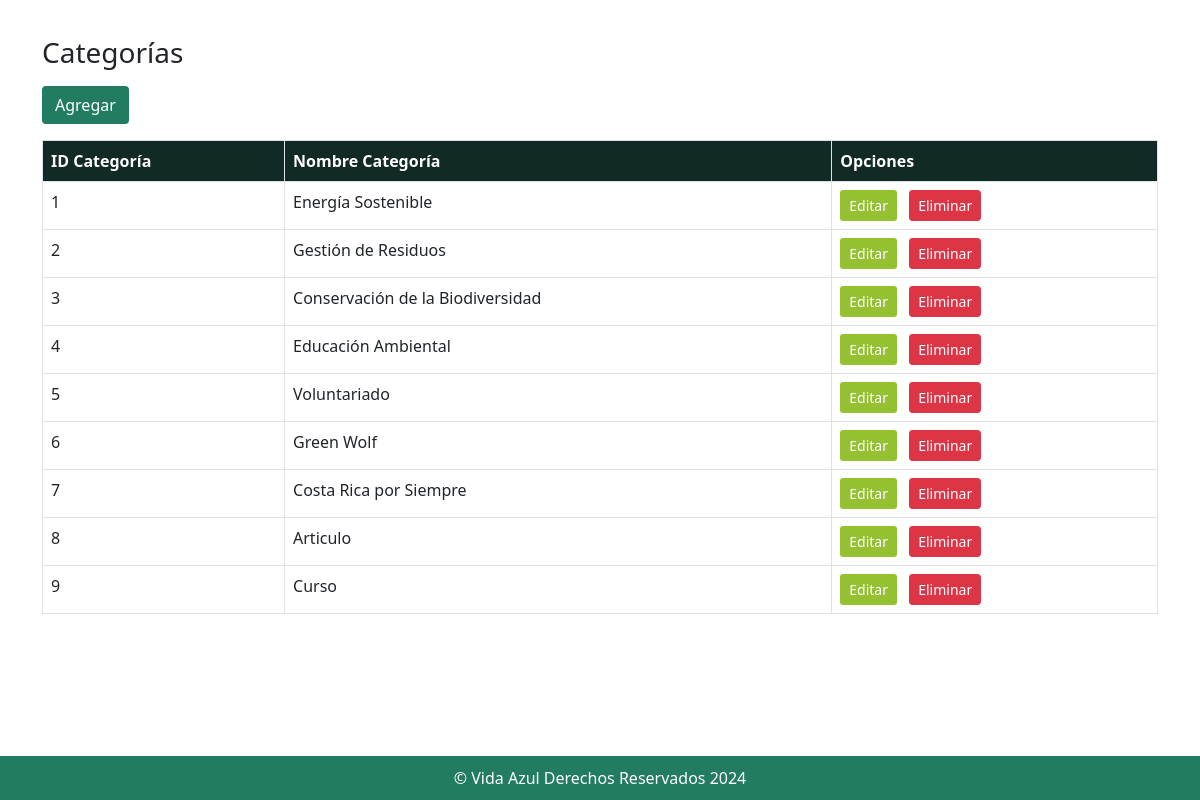
/categoria/listado.php, run on the app's committed database.
### tables this page shows
CREATE TABLE `categoria` (
  `id_categoria` int(11) NOT NULL,
  `nombre_categoria` varchar(100) NOT NULL
);

### categoria/listado.php (the view, shortened to what this page needs)
<!DOCTYPE html>
<html lang="es">
<head>
    <link href="https://cdn.jsdelivr.net/npm/bootstrap@5.0.2/dist/css/bootstrap.min.css" rel="stylesheet"
>
    <link href="https://cdn.jsdelivr.net/npm/bootstrap-icons/font/bootstrap-icons.css" rel="stylesheet">
    <link href="../styles.css" rel="stylesheet">
</head>
<body>
    <main class="flex-shrink-0">
        <div class="container">
            <h3 class="my-3" id="titulo">Categorías</h3>
            <a href="nuevo.php" class="btn" style="background-color: #217C61; color: white;">Agregar</a>
            <table class="table table-hover table-bordered my-3" aria-describedby="titulo">
                <thead style="background-color: #112A26; color: white;">
                    <tr>
                        <th scope="col">ID Categoría</th>
                        <th scope="col">Nombre Categoría</th>
                        <th scope="col">Opciones</th>
                    </tr>
                </thead>
                <tbody>
                    <?php
                    $conexion = new mysqli("localhost", "vida_azul", "vidaazul", "vida_azul");
                    $sql = "SELECT id_categoria, nombre_categoria FROM categoria";
                    $resultado = $conexion->query($sql);
                    if ($resultado->num_rows > 0) {
                        while ($fila = $resultado->fetch_assoc()) {
                            echo "<tr>
                                    <td>{$fila['id_categoria']}</td>
                                    <td>{$fila['nombre_categoria']}</td>
                                    <td>
                                        <a href='edita.php?id={$fila['id_categoria']}' class='btn btn-sm me-2'
                                            style='background-color: #94C132; color: white;'>Editar</a>
                                        <button type='button' class='btn btn-danger btn-sm' data-bs-toggle='modal'
                                            data-bs-target='#eliminaModal' data-bs-id='{$fila['id_categoria']}'>Eliminar</button>
                                    </td>
                                </tr>";
                        }
                    } else {
                        echo "<tr><td colspan='3' class='text-center'>No hay categorías disponibles.</td></tr>";
                    }
                    ?>
                </tbody>
            </table>
        </div>
    </main>
    <br>
    <footer class="footer" style="background-color:#217C61;position: fixed; bottom: 0;width: 100%;"
        class="col text-center text-white mt-auto p-1">
        <div class="container ">
            <div class="col">
                <p style="color: white;">&COPY; Vida Azul Derechos Reservados 2024</p>
            </div>
        </div>
    </footer>
</body>
</html>

### styles.css (style rules this page uses)
* { box-sizing: border-box; }
--------------------------------------Footer------------------------------------- html, body { height: 100%; margin: 0; padding: 0; }
body { display: flex; flex-direction: column; }
footer.footer { background-color: #217C61; color: white; padding: 10px 0; flex-shrink: 0; text-align: center; width: 100%; }
.container { flex: 1 0 auto; }
footer p { margin: 0; }
main { padding: 20px; }
button { background-color: #007BFF; color: white; border: none; padding: 10px 15px; cursor: pointer; border-radius: 3px; }

### data on the page
categoria: id_categoria "1", nombre_categoria "Energía Sostenible"
categoria: id_categoria "2", nombre_categoria "Gestión de Residuos"
categoria: id_categoria "3", nombre_categoria "Conservación de la Biodiversidad"
categoria: id_categoria "4", nombre_categoria "Educación Ambiental"
categoria: id_categoria "5", nombre_categoria "Voluntariado"
categoria: id_categoria "6", nombre_categoria "Green Wolf"
categoria: id_categoria "7", nombre_categoria "Costa Rica por Siempre"
categoria: id_categoria "8", nombre_categoria "Articulo"
categoria: id_categoria "9", nombre_categoria "Curso"
